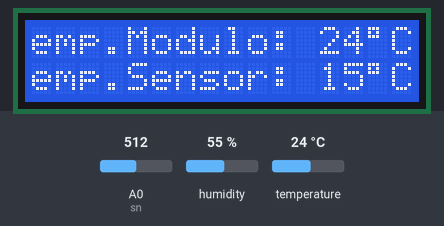
The sketch below on a simulated Arduino Uno, built with avr-gcc and run on an emulated ATmega328P. Shown: 16×2 character LCD. Wiring (inferred from the names in the program): DHT11 sensor: data pin 2. Inputs (shaded band) come from the test bench; at power-on: temperature 24 °C, A0 (sn) = 512, humidity 55 %.

Above: at 4.2 s.
4.3 s: temperature set to 12 °C
At 7.9 s:
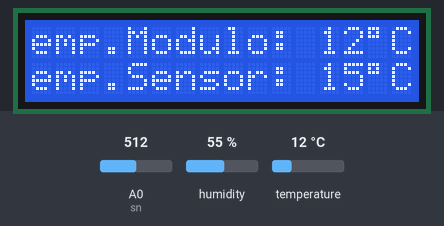
9.7 s: temperature set to 19 °C
At 11.1 s:
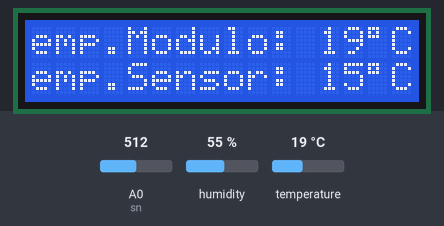
13.8 s: temperature set to 28 °C
At 17.2 s:
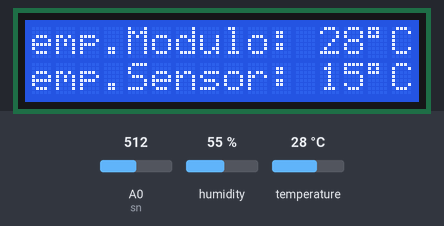
Timing chart, 0 to 18.7 s (numbered marks = the images above; inputs shaded):
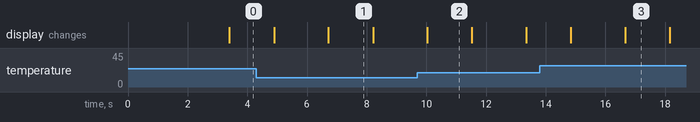

Measured:
- after the input at 4.3 s, the display: first differs from a run without the input after 2.4 s (image 1)
- after the input at 9.7 s, the display: changes after 0.33 s (image 2)
- after the input at 13.8 s, the display: first differs from a run without the input after 2.9 s (image 3)
- what the display in image 1 shows lasts 1.5 s, from 6.7 s to 8.2 s

The sketch:

LCD_DHTemp.ino
```cpp
#include "DHT.h"
#define DHTPIN 2 //pin conecta rsensor
#define DHTTYPE DHT11 //selecciona dht11
DHT dht(DHTPIN, DHTTYPE);

#include <Wire.h>
#include <LiquidCrystal_I2C.h>
LiquidCrystal_I2C lcd (0x27, 16, 2);
// SCL  ----  A5
// SDA  ----  A4
int sn=A0;
double v=0;

void setup() {
  pinMode(sn,INPUT);
  Serial.begin(9600);
  dht.begin();//inicia sensor
  Wire.begin();
  lcd.begin(16, 2);
  lcd.clear();
  lcd.backlight();
  lcd.setCursor(1,0);
  lcd.print("Temp.Ambiental");
  delay(3000);
}

void loop() {
v=(analogRead(sn)*5/1023)*10;
int t = dht.readTemperature();// leer temperatura

    lcd.setCursor(0, 0);
  lcd.print("Temp.Modulo: ");
  lcd.setCursor(13, 0);
  lcd.print(t);
  lcd.setCursor(15, 0);
  lcd.print((char)223);
  lcd.setCursor(16, 0);
  lcd.print('C');
    lcd.setCursor(0, 1);
  lcd.print("Temp.Sensor: ");
  lcd.setCursor(13, 1);
  lcd.print("15");                  //v
  lcd.setCursor(15, 1);
  lcd.print((char)223);
  lcd.setCursor(16, 1);
  lcd.print('C');

  for(int c=0;c<1;c++){
  lcd.scrollDisplayLeft();
  delay(1500);
  }
  for(int c=0; c<1;c++){
  lcd.scrollDisplayRight();
  delay(1500);
  }

}
```
